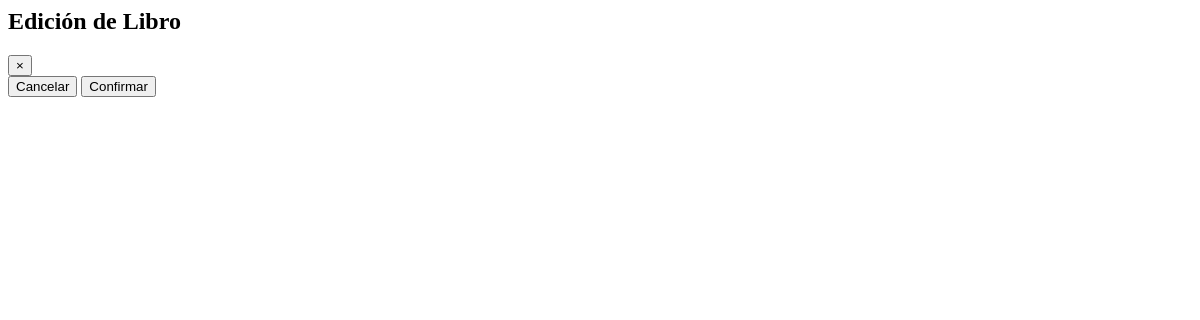
The page /app_biblioteca/editBook/3 on the database as committed earlier.
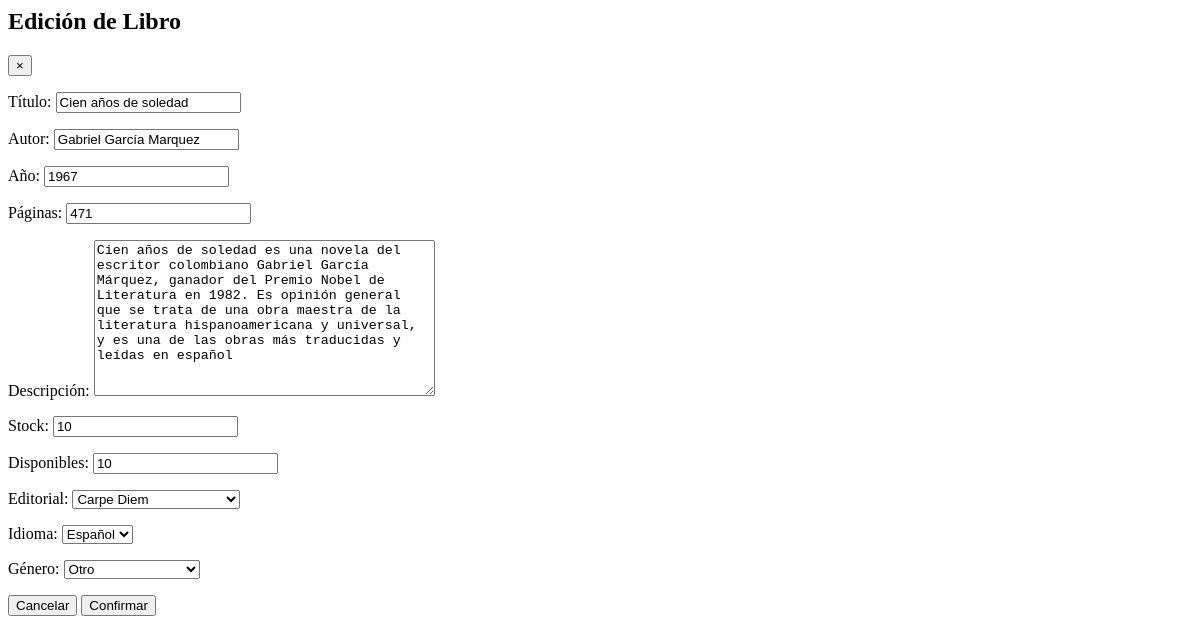
The same page on the database as committed later.
### app_biblioteca/models.py (models this page shows, shortened)
class Book(models.Model):
    title = models.CharField(max_length=255, blank=False)
    author = models.CharField(max_length=255, blank=False)
    publication_year = models.IntegerField(blank=False)
    pages = models.IntegerField(null=True, blank=True)
    description = models.TextField(blank=True)
    stock = models.IntegerField(default=1)
    available = models.IntegerField(default=1)
    is_active = models.BooleanField(default=True)
    editorial = models.ForeignKey(Editorial, on_delete=models.CASCADE)
    language = models.ForeignKey(Language, on_delete=models.CASCADE)
    genre = models.ForeignKey(Genre, on_delete=models.CASCADE)

### app_biblioteca/views.py (the view)
# urls.py: path('editBook/<int:id>', views.editBook, name = 'edit_book'),
def editBook(request, id):
   book_form = None
   error = None
   try:
      book = Book.objects.get(id = id)
      if request.method == 'GET':
         book_form = BookForm(instance = book)
      else:
         book_form = BookForm(request.POST, instance = book)
         if book_form.is_valid():
               book_form.save()
         return redirect('books')
   except ObjectDoesNotExist as e:
      error = e
      book = None
   return render(request, 'editBook.html', {'book_form': book_form, 'error':error, 'book': book})

### app_biblioteca/models.py (called while the page is built)
    def __str__(self):
        return self.name

    def __str__(self):
        return self.name

    def __str__(self):
        return self.name

### app_biblioteca/templates/editBook.html (shortened to what this page needs)
<div class="modal-dialog modal-lg" role="document">
    <div class="modal-content">
        <div class="modal-header">
            <h2 class="modal-title">Edición de Libro</h2>
            <button class="close" type="button" data-dismiss="modal" aria-label="Close">
                <span aria-hidden="true">&times;</span>
            </button>
        </div>
        <form action="{% url 'edit_book' book.id %}" method="POST">
            <div class="modal-body">
                {{ book_form.as_p }}
            </div>
            <div class="modal-footer">
                <button class="btn btn-danger" type="button" data-dismiss="modal">Cancelar</button>
                <button class="btn btn-primary" type="submit">Confirmar</button>
            </div>
        </form>
    </div>
</div>

Rows that differ between the two databases and show on the page:
added Book: title "Cien años de soledad", author "Gabriel García Marquez", publication_year "1967", pages "471", description "Cien años de soledad es una novela del escritor colombiano Gabriel García Márquez, ganador del Premio Nobel de Literatura en 1982. Es opinión general que se trata de una obra maestra de la literatura hispanoamericana y universal, y es una de las obras más traducidas y leídas en español", stock "10", available "10", editorial "Carpe Diem", language "Español", genre "Otro"
Other text that changed with them:
text now shown: "Título: Autor: Año: Páginas: Descripción: Stock: Disponibles: Editorial: Idioma: Género:"
